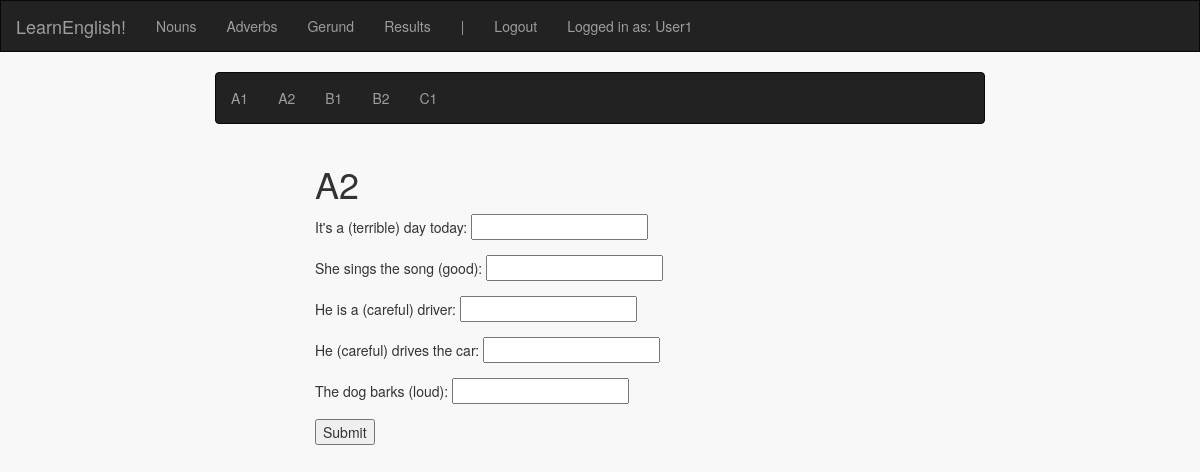
The app's page /adverbs/A2 (signed in) with its own data.
### english_exercises/models.py (models this page shows, shortened)
class User(db.Model):
    id = db.Column(db.Integer, primary_key=True)
    username = db.Column(db.String(80), unique=True)
    password = db.Column(db.String(80))
    amountCorrect = db.Column(db.Integer)
    amountIncorrect = db.Column(db.Integer)
    score = db.Column(db.Integer)

class OpenQuestion(db.Model):
    id = db.Column(db.Integer, primary_key=True)
    question = db.Column(db.String(80))
    answer = db.Column(db.String(80))
    category = db.Column(db.String(80))
    level = db.Column(db.String(80))

### english_exercises/views.py (the view, shortened to what this page needs)
@app.route("/adverbs")
@app.route("/adverbs/<level>", methods=['GET', 'POST'])
@login_required
def adverbs(level=None):
    if level == None:
        return render_template('adverbs/adverbs.html')
    else:
        if request.method == 'GET':
            if allowed_in_level(level, calculate_score(session['username'])):
                open_questions = OpenQuestion.query.filter_by(category='Adverbs').filter_by(level=level).all()
                return render_template('adverbs/' + level + '.html', level=level, questions=open_questions)
            else:
                return render_template('adverbs/locked.html')

### english_exercises/level_access.py (called while the page is built, shortened)
def calculate_score(username):
    if get_correct_answers(username) <= 0:
        return 0
    else:
        ratio = get_correct_answers(username) / (get_correct_answers(username) + get_incorrect_answers(username))
        score = get_correct_answers(username) * ratio
        if score < 0:
            return 0
        else:
            return round(score, 2)

def get_correct_answers(user_name):
    return User.query.filter_by(username=user_name).first().amountCorrect

def get_incorrect_answers(user_name):
    return User.query.filter_by(username=user_name).first().amountIncorrect

def allowed_in_level(level, score):
    if 'A' in level:
        return True

### english_exercises/views.py (called while the page is built)
def login_required(f):
    @wraps(f)
    def decorated_function(*args, **kwargs):
        if session.get('logged_in') is None:
            flash("You must be logged in for this feature")
            return redirect(url_for('login', next=request.url))
        return f(*args, **kwargs)
    return decorated_function

### english_exercises/templates/adverbs/A2.html
{% extends "adverbs/adverbs.html" %}
{% block form %}
<div class="col-xs-3"></div>
<div class="col-xs-6 center">
  <h1>{{level}}</h1>
  <form action="/adverbs/{{level}}" method="POST">
    {% for q in questions %}
        <div class="form-group form-inline">
                {{ q.question }} <input type="text" name="{{ q.id }}" />
        </div>
    {% endfor %}
    <input type="submit" value="Submit"/>
  </form>
</div>
<div class="col-xs-3"></div>
{% endblock %}

### english_exercises/templates/index.html (shortened to what this page needs)
<!DOCTYPE html>
<html lang="en">
<head>
    <link href="https://maxcdn.bootstrapcdn.com/bootstrap/3.3.7/css/bootstrap.min.css" rel="stylesheet">
    <link rel=stylesheet type=text/css href="{{ url_for('static', filename='style.css') }}">
</head>
<body class="container-fluid">
  <div class="row">
    <nav id="menu" class="navbar navbar-inverse">
        <div class="navbar-header">
          <a class="navbar-brand" href="/">LearnEnglish!</a>
        </div>
        <ul class="nav navbar-nav">
            <li><a href="{{ url_for ('nouns') }}">Nouns</a></li>
            <li><a href="{{ url_for ('adverbs') }}">Adverbs</a></li>
            <li><a href="{{ url_for ('gerund') }}">Gerund</a></li>
            <li><a href="{{ url_for ('results') }}">Results</a></li>
            <li><a>|</a></li>
            {% if not session.logged_in %}
                <li><a href="{{ url_for ('login') }}">Login</a></li>
                <li><a href="{{ url_for ('register') }}">Register</a></li>
            {% else %}
                <li><a href="{{ url_for('logout') }}">Logout</a></li>
            {% endif %}
            {% if session.logged_in %}
                <li><a>Logged in as: {{ session['username'] }}</a></li>
            {% endif %}
        </ul>
    </nav>
  </div>
  <div class="row">
      <div class="col-xs-12 center">
          {% block body %}
          {% endblock %}
      </div>
  </div>
</body>
</html>

### english_exercises/static/style.css (style rules this page uses)
body { background-color: #f8f8f8 }
#menu { border-radius: 0px; }

### records on screen
User: username "User1"
OpenQuestion: question "It's a (terrible) day today:"
OpenQuestion: question "She sings the song (good):"
OpenQuestion: question "He is a (careful) driver:"
OpenQuestion: question "He (careful) drives the car:"
OpenQuestion: question "The dog barks (loud):"

### other values on screen
{{ level }} "A2"
